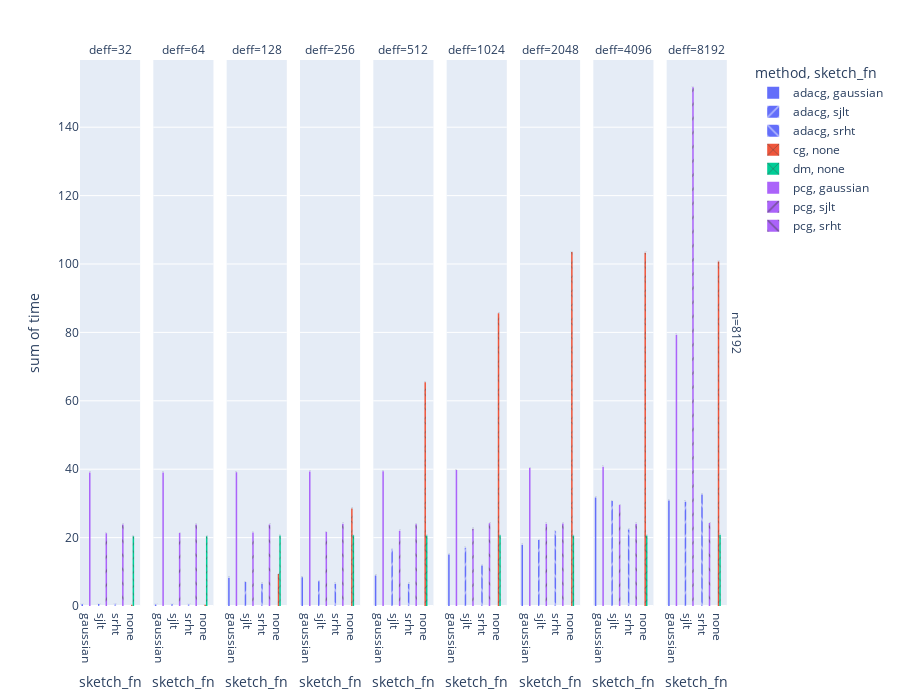

The cell this chart's notebook holds for it:
### Code cell
for d in [8192]:
    print(f"{d=}")
    df_ = df[(df.d==d)&(df.cn==1024)]
    fig = px.histogram(df_, 
                       x="sketch_fn", 
                       y="time",
                       color="method", 
                       pattern_shape="sketch_fn",
                       barmode='group',
                       text_auto='.2s',
                       facet_row='n',
                       facet_col='deff',
                       #log_y=True,
                      )

    fig.update_traces(textangle=0, textposition="outside", cliponaxis=False)

    fig.update_layout(height=700)
    fig.show()
